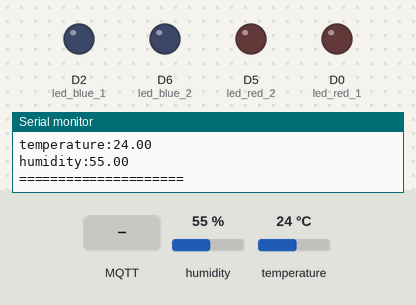
Bench run of a sketch on a simulated ESP8266 (NodeMCU). On the bench: output pins drawn as LEDs (lit = HIGH), the last lines printed to the serial monitor. The inputs (shaded band) are chosen by the test bench; at power-on: humidity 55 %, temperature 24 °C. WiFi joins after 1.5 s; servers stay silent unless stated; no MQTT or app messages arrive unless stated.

Above: at 5.7 s.
5.8 s: MQTT message "temperature" arrives on the first subscribed topic
At 7.8 s:
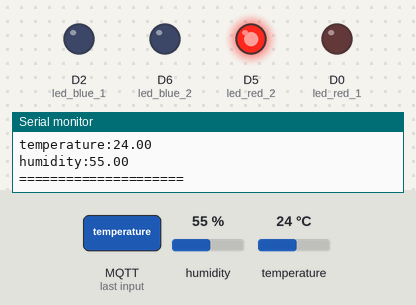
8.9 s: MQTT message "1" arrives on the first subscribed topic
11.5 s: MQTT message "on" arrives on the first subscribed topic
Timing chart, 0 to 14.5 s (numbered marks = the images above; inputs shaded):
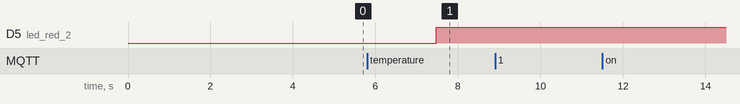

Measured:
- after the input at 5.8 s, D5 (led_red_2): LOW → HIGH after 1.7 s

The sketch:

final_tmp_hum.ino
```cpp
#include <ESP8266WiFi.h>
#include <PubSubClient.h>
#include <ArduinoJson.h>
#include <SPI.h>
#include <Wire.h>

//----- WiFi settings
//const char *ssid = "ProBrain_5G";
//const char *password = "cse54020325!";

const char *ssid = "2kminnn";
const char *password = "84vtjfcgi3a1b";
const char* mqtt_server = "iot.eclipse.org";
const char* mqtt_topic = "test_fognode";
const char* sub_topic = "f2a";
String check_tmp="";
int swit=1;
//////////////////////온습도센서 변수///////////////////
#include "DHT.h"///////////////////////////////////////
#define DHTPIN D1 ////////////////////////////////////////
#define DHTTYPE DHT22///////////////////////////////////
#define LED_fan D6////////////////////////////////////////
DHT dht(DHTPIN, DHTTYPE);//////////////////////////////
float hum;/////////////////////////////////////////////
float tmp;/////////////////////////////////////////////

//////////////사이렌 및 전구 /////////////////////////
#define led_red_1 D0//////////////////////////////////
#define led_red_2 D5//////////////////////////////////
#define led_blue_1 D2//////////////////////////////////
#define led_blue_2 D6//////////////////////////////////

WiFiClient espClient;
PubSubClient client(espClient);
char msg_tmp[50];
char msg_hum[50];

int value = 0;
String message_tmp;
String message_hum;
#define USE_SERIAL Serial

void setup(){
//////////////////////온습도 센서/////////////////////
    dht.begin();
    Serial.begin(115200);
    pinMode(led_red_1, OUTPUT);
    pinMode(led_red_2, OUTPUT);
    pinMode(led_blue_1, OUTPUT);
    pinMode(led_blue_2, OUTPUT);

    for(uint8_t t = 3; t > 0; t--) {
        USE_SERIAL.printf("[SETUP] BOOT WAIT %d...\n", t);
        USE_SERIAL.flush();
        delay(1000);
    }

    WiFi.begin(ssid, password);

    Serial.print("Connecting to AP");
    while (WiFi.status() != WL_CONNECTED) {
      delay(500);
      Serial.print(".");
    }

    Serial.println("");
    Serial.println("WiFi connected");
    Serial.println("IP address: ");
    Serial.println(WiFi.localIP());

    client.setServer(mqtt_server, 1883);
    client.setCallback(callback);

    randomSeed(analogRead(0));
}


void loop() {
    if (!client.connected()) {
        reconnect();
    }
    //온습도 감지
    dht_func();
    delay(100);
    convert_json();
    ++value;
    //메시지 발행.
    client.publish(mqtt_topic, msg_tmp);
    delay(200);
    //메시지 구독.
    client.publish(mqtt_topic, msg_hum);
    swit = client.subscribe(sub_topic);

    //publish한 메시지 출력.
    if(swit){
      Serial.println("\n<<<publish message>>>");
      Serial.print(msg_tmp);
      Serial.print(msg_hum);
      if(check_tmp.equals("temperature")){
        digitalWrite(led_red_2, HIGH);
      }
    }
    else{
      Serial.print("fail subscribe");
    }
    Serial.print("\n=====================");
    client.loop();
    delay(1000);
}

//온습도 센서
void dht_func(){
  hum = dht.readHumidity();
  tmp = dht.readTemperature();
  if (isnan(tmp) || isnan(hum)) {
    Serial.println("Reading error..");
  }
}

//값 json 변환
void convert_json() {
  message_tmp = "temperature:";
  message_tmp += tmp;
  message_tmp += "\n";
  message_hum = "humidity:";
  message_hum += hum;
  message_hum += "\n";
  message_tmp.toCharArray(msg_tmp,message_tmp.length()+1);
  message_hum.toCharArray(msg_hum,message_hum.length()+1);
}

//메시지 구독
void callback(char* topic, byte* payload, unsigned int length) {
    Serial.print("Message arrived [");
    Serial.print(topic);
    Serial.print("] :  ");

    String msgText = "";

    for (int i = 0; i < length; i++) {
      //Serial.print((char)payload[i]);
      msgText += (char)payload[i];
    }
    check_tmp = msgText;
    Serial.println(msgText);
}
//wifi 재연결
void reconnect() {
    // Loop until we're reconnected
    while (!client.connected()) {
        Serial.print("Attempting MQTT connection...");
        // Attempt to connect
        if (client.connect("ESP8266Client")) {
            Serial.println("connected");
        } else {
            Serial.print("failed, rc=");
            Serial.print(client.state());
            Serial.println(" try again in 5 seconds");
            // Wait 5 seconds before retrying
            delay(5000);
        }
    }
}

//void led_siren(){
//    digitalWrite(led_red_1, HIGH);
//    digitalWrite(led_red_2, HIGH);
//    delay(150);
//    digitalWrite(led_red_1, LOW);
//    digitalWrite(led_red_2, LOW);
//
//    digitalWrite(led_blue_1, HIGH);
//    digitalWrite(led_blue_2, HIGH);
//    delay(150);
//    digitalWrite(led_blue_1, LOW);
//    digitalWrite(led_blue_2, LOW);
//
//}
```
